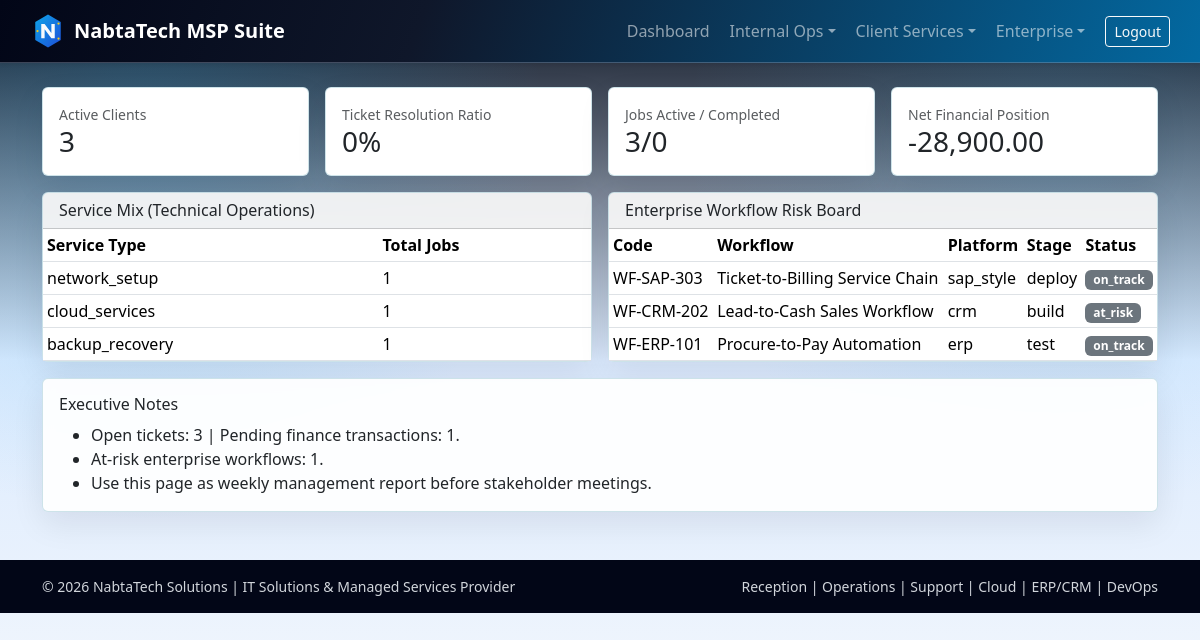
/reports.php (signed in), run on the app's committed database.
### tables this page shows
CREATE TABLE IF NOT EXISTS enterprise_workflows (
    workflow_id INT AUTO_INCREMENT PRIMARY KEY,
    workflow_code VARCHAR(30) UNIQUE NOT NULL,
    platform ENUM('erp', 'crm', 'sap_style', 'cloud') NOT NULL,
    workflow_name VARCHAR(160) NOT NULL,
    owner_name VARCHAR(100),
    stage ENUM('design', 'build', 'test', 'deploy', 'operate') DEFAULT 'design',
    status ENUM('on_track', 'at_risk', 'blocked', 'done') DEFAULT 'on_track',
    target_go_live DATE,
    notes TEXT,
    created_at TIMESTAMP DEFAULT CURRENT_TIMESTAMP,
    INDEX idx_platform_status (platform, status)
);

### src/db.php (called while the page is built, shortened)
<?php
function db(): PDO
{
    static $pdo = null;
    if ($pdo instanceof PDO) {
        return $pdo;
    }
    $host = env('DB_HOST', env('MYSQLHOST', '127.0.0.1'));
    $port = env('DB_PORT', env('MYSQLPORT', '3306'));
    $name = env('DB_NAME', env('MYSQLDATABASE', 'nabtatech_office'));
    $user = env('DB_USER', env('MYSQLUSER', 'root'));
    $pass = env('DB_PASS', env('MYSQLPASSWORD', ''));
    $dsn = sprintf('mysql:host=%s;port=%s;dbname=%s;charset=utf8mb4', $host, $port, $name);
    $pdo = new PDO($dsn, $user, $pass, [
        PDO::ATTR_ERRMODE => PDO::ERRMODE_EXCEPTION,
        PDO::ATTR_DEFAULT_FETCH_MODE => PDO::FETCH_ASSOC,
    ]);
    return $pdo;
}

### src/helpers.php (called while the page is built, shortened)
<?php
function e(string $value): string
{
    return htmlspecialchars($value, ENT_QUOTES, 'UTF-8');
}

### public/reports.php (the view, shortened to what this page needs)
<?php
$kpis = [
    'clients' => (int) db()->query("SELECT COUNT(*) FROM clients WHERE status = 'active'")->fetchColumn(),
    'tickets_open' => (int) db()->query("SELECT COUNT(*) FROM support_tickets WHERE status IN ('new','in_progress','waiting_client')")->fetchColumn(),
    'tickets_resolved' => (int) db()->query("SELECT COUNT(*) FROM support_tickets WHERE status IN ('resolved','closed')")->fetchColumn(),
    'jobs_active' => (int) db()->query("SELECT COUNT(*) FROM service_jobs WHERE status IN ('planned','active','blocked')")->fetchColumn(),
    'jobs_completed' => (int) db()->query("SELECT COUNT(*) FROM service_jobs WHERE status = 'completed'")->fetchColumn(),
    'workflows_risk' => (int) db()->query("SELECT COUNT(*) FROM enterprise_workflows WHERE status = 'at_risk'")->fetchColumn(),
    'finance_pending' => (int) db()->query("SELECT COUNT(*) FROM finance_transactions WHERE payment_status IN ('pending','overdue')")->fetchColumn(),
];
$sla = $kpis['tickets_open'] + $kpis['tickets_resolved'] > 0
    ? round(($kpis['tickets_resolved'] / ($kpis['tickets_open'] + $kpis['tickets_resolved'])) * 100, 1)
    : 0;
$netFinancial = db()->query("SELECT (SUM(CASE WHEN direction='inflow' THEN amount ELSE 0 END) - SUM(CASE WHEN direction='outflow' THEN amount ELSE 0 END)) AS net FROM finance_transactions")->fetchColumn();
$serviceMix = db()->query('SELECT service_type, COUNT(*) AS total FROM service_jobs GROUP BY service_type ORDER BY total DESC LIMIT 8')->fetchAll();
$workflowBoard = db()->query('SELECT workflow_code, workflow_name, platform, stage, status, target_go_live FROM enterprise_workflows ORDER BY target_go_live ASC LIMIT 10')->fetchAll();
?>
<div class="row g-3 mb-3">
    <div class="col-md-3"><div class="card tech-card"><div class="card-body"><div class="small text-muted">Active Clients</div><div class="h3 mb-0"><?= $kpis['clients'] ?></div></div></div></div>
    <div class="col-md-3"><div class="card tech-card"><div class="card-body"><div class="small text-muted">Ticket Resolution Ratio</div><div class="h3 mb-0"><?= $sla ?>%</div></div></div></div>
    <div class="col-md-3"><div class="card tech-card"><div class="card-body"><div class="small text-muted">Jobs Active / Completed</div><div class="h3 mb-0"><?= $kpis['jobs_active'] ?>/<?= $kpis['jobs_completed'] ?></div></div></div></div>
    <div class="col-md-3"><div class="card tech-card"><div class="card-body"><div class="small text-muted">Net Financial Position</div><div class="h3 mb-0"><?= number_format((float) $netFinancial, 2) ?></div></div></div></div>
</div>
<div class="row g-3">
    <div class="col-lg-6">
        <div class="card glass-card tech-card h-100">
            <div class="card-header"><h1 class="h6 mb-0">Service Mix (Technical Operations)</h1></div>
            <div class="table-responsive">
                <table class="table table-sm mb-0">
                    <thead><tr><th>Service Type</th><th>Total Jobs</th></tr></thead>
                    <tbody>
                    <?php foreach ($serviceMix as $item): ?>
                        <tr><td><?= e((string) $item['service_type']) ?></td><td><?= (int) $item['total'] ?></td></tr>
                    <?php endforeach; ?>
                    </tbody>
                </table>
            </div>
        </div>
    </div>
    <div class="col-lg-6">
        <div class="card glass-card tech-card h-100">
            <div class="card-header"><h2 class="h6 mb-0">Enterprise Workflow Risk Board</h2></div>
            <div class="table-responsive">
                <table class="table table-sm mb-0">
                    <thead><tr><th>Code</th><th>Workflow</th><th>Platform</th><th>Stage</th><th>Status</th></tr></thead>
                    <tbody>
                    <?php foreach ($workflowBoard as $row): ?>
                        <tr>
                            <td><?= e((string) $row['workflow_code']) ?></td>
                            <td><?= e((string) $row['workflow_name']) ?></td>
                            <td><?= e((string) $row['platform']) ?></td>
                            <td><?= e((string) $row['stage']) ?></td>
                            <td><span class="badge text-bg-secondary"><?= e((string) $row['status']) ?></span></td>
                        </tr>
                    <?php endforeach; ?>
                    </tbody>
                </table>
            </div>
        </div>
    </div>
</div>
<div class="card glass-card tech-card mt-3">
    <div class="card-body">
        <h2 class="h6">Executive Notes</h2>
        <ul class="mb-0">
            <li>Open tickets: <?= $kpis['tickets_open'] ?> | Pending finance transactions: <?= $kpis['finance_pending'] ?>.</li>
            <li>At-risk enterprise workflows: <?= $kpis['workflows_risk'] ?>.</li>
            <li>Use this page as weekly management report before stakeholder meetings.</li>
        </ul>
    </div>
</div>

### public/assets/css/style.css (style rules this page uses)
.glass-card { background: rgba(255, 255, 255, 0.93); border: 1px solid rgba(148, 163, 184, 0.35); backdrop-filter: blur(6px); }
.tech-card { border: 1px solid rgba(14, 116, 144, 0.2); box-shadow: 0 12px 32px rgba(2, 6, 23, 0.08); transition: transform 0.2s ease, box-shadow 0.2s ease; }
.table thead { background: #0f172a; color: #e2e8f0; }

### data on the page
enterprise_workflows: workflow_code "WF-SAP-303", workflow_name "Ticket-to-Billing Service Chain", platform "sap_style", stage "deploy", status "on_track"
enterprise_workflows: workflow_code "WF-CRM-202", workflow_name "Lead-to-Cash Sales Workflow", platform "crm", stage "build", status "at_risk"
enterprise_workflows: workflow_code "WF-ERP-101", workflow_name "Procure-to-Pay Automation", platform "erp", stage "test", status "on_track"

### other printed values
$kpis['clients'] "3"
$sla "0"
$kpis['jobs_active'] "3"
$kpis['jobs_completed'] "0"
$netFinancial "-28,900.00"
$item['service_type'] "network_setup"
$item['total'] "1"
$item['service_type'] "cloud_services"
$item['service_type'] "backup_recovery"
$kpis['tickets_open'] "3"
$kpis['finance_pending'] "1"
$kpis['workflows_risk'] "1"
